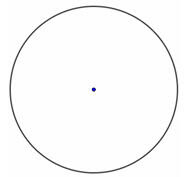
#> input picture python/BTPython/Automate/unnamed.jpg, 191 x 177 px
$ python drawing.py
#> lines starting #> are read from the running program, lines starting #| are printed output that depends on the picture; after the words box and inside, x2 and y2 are one past the last pixel; in counts of white or black regions, pixels touching at a corner belong together
import sys
import cv2
import time
import random
import pyautogui as pg

print('Press Ctrl-C to quit.')
"""
try:
    while True:
        x, y = pyautogui.position()
        positionStr = 'X: ' + str(x).rjust(4) + ' Y: ' + str(y).rjust(4)
        print(positionStr, end='')
        print('\b' * len(positionStr), end='', flush=True)
except KeyboardInterrupt:
    print('\n')
    """

# open source image
originalImage = cv2.imread('unnamed.jpg')
#> originalImage is the input picture: shape (177, 191, 3); mean B, G, R 249.6, 249.6, 249.6

# convert image to grayscale
grayImage = cv2.cvtColor(originalImage, cv2.COLOR_BGR2GRAY)

# convert image to black and white
(thresh, blackAndWhiteImage) = cv2.threshold(grayImage, 127, 255, cv2.THRESH_BINARY)
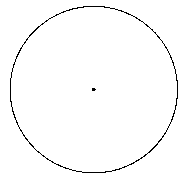
#> blackAndWhiteImage: shape (177, 191); 98.3% white; black in thin lines or dots, all inside (x1, y1, x2, y2) = (10, 6, 178, 173)

# uncomment below lines to preview image
cv2.imshow('Black & white image', blackAndWhiteImage)
cv2.waitKey(0)
cv2.destroyAllWindows()

# global coordinates of where to start drawing (change if needed!)
x_start = 125
y_start = 267

# wait before user clicks on window to within
time.sleep(5)

# put mouse mointer into initial position
pg.moveTo(x_start, y_start)

# loop over pixel rows
for y in range(len(blackAndWhiteImage)):
    # init row
    row = blackAndWhiteImage[y]

    # loop over pixel cols
    for x in range(len(row)):
        if row[x] == 0:
            # draw pixel!
            pg.click(x_start + x, y_start + y, _pause=False)
            print('Drawing at:', x_start + x, y_start + y)

            # animation speed
            time.sleep(0.008)
#> this loop made 177 passes
#> (printed output is left out)
